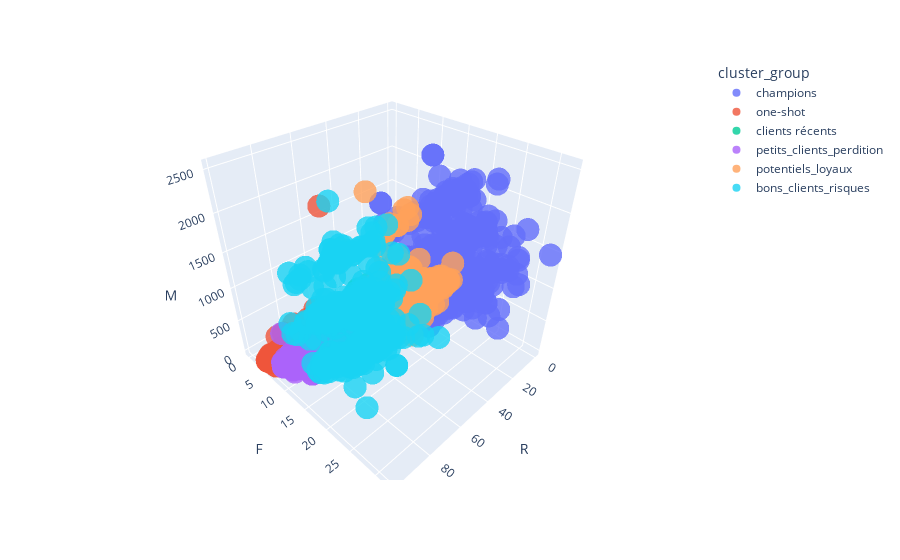

Notebook code for this chart:
### Code cell
fig = px.scatter_3d(clusters, x='R',y='F',z='M',color='cluster_group', opacity=0.8)
fig.show()

### Figure 1 — Plotly figure (JSON) as saved in the notebook; plotly's stock layout.template omitted (floating-point values rounded to 4 significant figures; data arrays with more than 128 entries replaced by an {"elided": "..."} marker saying what was removed)
{"data": [{"hovertemplate": "cluster_group=champions<br>R=%{x}<br>F=%{y}<br>M=%{z}<extra></extra>", "legendgroup": "champions", "marker": {"color": "#636efa", "opacity": 0.8, "symbol": "circle"}, "mode": "markers", "name": "champions", "scene": "scene", "showlegend": true, "type": "scatter3d", "x": {"elided": "502 int values"}, "y": {"elided": "502 int values"}, "z": {"elided": "502 int values"}}, {"hovertemplate": "cluster_group=one-shot<br>R=%{x}<br>F=%{y}<br>M=%{z}<extra></extra>", "legendgroup": "one-shot", "marker": {"color": "#EF553B", "opacity": 0.8, "symbol": "circle"}, "mode": "markers", "name": "one-shot", "scene": "scene", "showlegend": true, "type": "scatter3d", "x": {"elided": "481 int values"}, "y": {"elided": "481 int values"}, "z": {"elided": "481 int values"}}, {"hovertemplate": "cluster_group=clients récents<br>R=%{x}<br>F=%{y}<br>M=%{z}<extra></extra>", "legendgroup": "clients récents", "marker": {"color": "#00cc96", "opacity": 0.8, "symbol": "circle"}, "mode": "markers", "name": "clients récents", "scene": "scene", "showlegend": true, "type": "scatter3d", "x": {"elided": "230 int values"}, "y": {"elided": "230 int values"}, "z": {"elided": "230 int values"}}, {"hovertemplate": "cluster_group=petits_clients_perdition<br>R=%{x}<br>F=%{y}<br>M=%{z}<extra></extra>", "legendgroup": "petits_clients_perdition", "marker": {"color": "#ab63fa", "opacity": 0.8, "symbol": "circle"}, "mode": "markers", "name": "petits_clients_perdition", "scene": "scene", "showlegend": true, "type": "scatter3d", "x": {"elided": "393 int values"}, "y": {"elided": "393 int values"}, "z": {"elided": "393 int values"}}, {"hovertemplate": "cluster_group=potentiels_loyaux<br>R=%{x}<br>F=%{y}<br>M=%{z}<extra></extra>", "legendgroup": "potentiels_loyaux", "marker": {"color": "#FFA15A", "opacity": 0.8, "symbol": "circle"}, "mode": "markers", "name": "potentiels_loyaux", "scene": "scene", "showlegend": true, "type": "scatter3d", "x": {"elided": "308 int values"}, "y": {"elided": "308 int values"}, "z": {"elided": "308 int values"}}, {"hovertemplate": "cluster_group=bons_clients_risques<br>R=%{x}<br>F=%{y}<br>M=%{z}<extra></extra>", "legendgroup": "bons_clients_risques", "marker": {"color": "#19d3f3", "opacity": 0.8, "symbol": "circle"}, "mode": "markers", "name": "bons_clients_risques", "scene": "scene", "showlegend": true, "type": "scatter3d", "x": {"elided": "326 int values"}, "y": {"elided": "326 int values"}, "z": {"elided": "326 int values"}}], "layout": {"legend": {"title": {"text": "cluster_group"}, "tracegroupgap": 0}, "margin": {"t": 60}, "scene": {"domain": {"x": [0, 1], "y": [0, 1]}, "xaxis": {"title": {"text": "R"}}, "yaxis": {"title": {"text": "F"}}, "zaxis": {"title": {"text": "M"}}}}}
